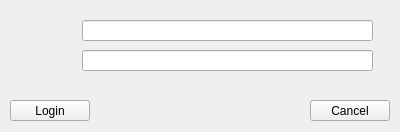
<?xml version="1.0" encoding="UTF-8"?>
<ui version="4.0">
 <class>loginform</class>
 <widget class="QWidget" name="loginform">
  <property name="geometry">
   <rect>
    <x>0</x>
    <y>0</y>
    <width>400</width>
    <height>132</height>
   </rect>
  </property>
  <property name="windowTitle">
   <string>Form</string>
  </property>
  <widget class="QLineEdit" name="lineEdit">
   <property name="geometry">
    <rect>
     <x>82</x>
     <y>20</y>
     <width>291</width>
     <height>21</height>
    </rect>
   </property>
  </widget>
  <widget class="QLineEdit" name="lineEdit_2">
   <property name="geometry">
    <rect>
     <x>82</x>
     <y>50</y>
     <width>291</width>
     <height>21</height>
    </rect>
   </property>
  </widget>
  <widget class="QPushButton" name="pushButton">
   <property name="geometry">
    <rect>
     <x>10</x>
     <y>100</y>
     <width>80</width>
     <height>21</height>
    </rect>
   </property>
   <property name="text">
    <string>Login</string>
   </property>
  </widget>
  <widget class="QPushButton" name="pushButton_2">
   <property name="geometry">
    <rect>
     <x>310</x>
     <y>100</y>
     <width>80</width>
     <height>21</height>
    </rect>
   </property>
   <property name="text">
    <string>Cancel</string>
   </property>
  </widget>
 </widget>
 <resources/>
 <connections/>
</ui>
